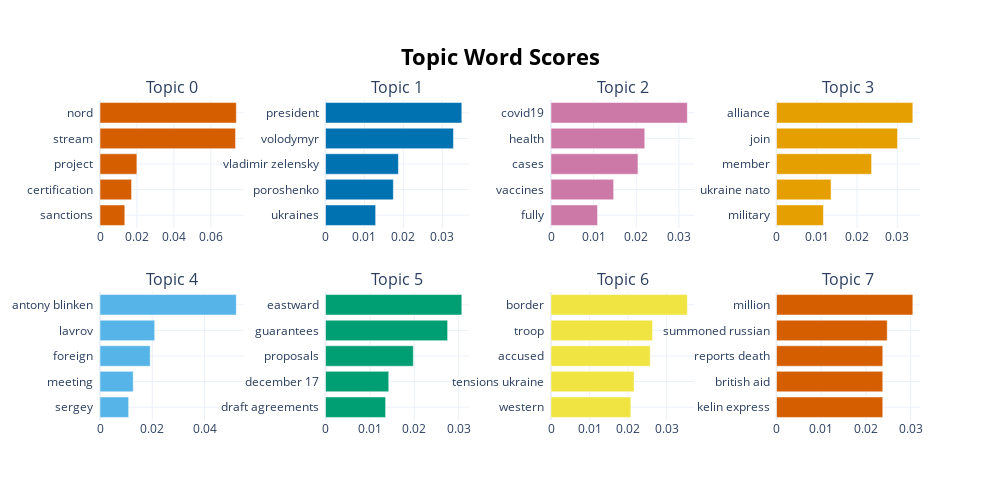

The notebook cell saved with this chart:
### Markdown cell above
### Topic word proability bar chart

### Code cell
# fig = topic_model.visualize_barchart()
# fig.write_html("path/to/file.html")
topic_model.visualize_barchart()

### Figure 1 — Plotly figure (JSON) as saved in the notebook; plotly's stock layout.template omitted (floating-point values rounded to 4 significant figures)
{"data": [{"marker": {"color": "#D55E00"}, "orientation": "h", "type": "bar", "x": [0.01344, 0.0171, 0.01998, 0.07343, 0.07385], "xaxis": "x", "y": ["sanctions  ", "certification  ", "project  ", "stream  ", "nord  "], "yaxis": "y"}, {"marker": {"color": "#0072B2"}, "orientation": "h", "type": "bar", "x": [0.01288, 0.01743, 0.01873, 0.03286, 0.03502], "xaxis": "x2", "y": ["ukraines  ", "poroshenko  ", "vladimir zelensky  ", "volodymyr  ", "president  "], "yaxis": "y2"}, {"marker": {"color": "#CC79A7"}, "orientation": "h", "type": "bar", "x": [0.01092, 0.0147, 0.0204, 0.022, 0.03198], "xaxis": "x3", "y": ["fully  ", "vaccines  ", "cases  ", "health  ", "covid19  "], "yaxis": "y3"}, {"marker": {"color": "#E69F00"}, "orientation": "h", "type": "bar", "x": [0.01165, 0.01355, 0.0236, 0.03004, 0.03384], "xaxis": "x4", "y": ["military  ", "ukraine nato  ", "member  ", "join  ", "alliance  "], "yaxis": "y4"}, {"marker": {"color": "#56B4E9"}, "orientation": "h", "type": "bar", "x": [0.01097, 0.0127, 0.01919, 0.02093, 0.05215], "xaxis": "x5", "y": ["sergey  ", "meeting  ", "foreign  ", "lavrov  ", "antony blinken  "], "yaxis": "y5"}, {"marker": {"color": "#009E73"}, "orientation": "h", "type": "bar", "x": [0.01354, 0.01425, 0.01979, 0.02752, 0.03072], "xaxis": "x6", "y": ["draft agreements  ", "december 17  ", "proposals  ", "guarantees  ", "eastward  "], "yaxis": "y6"}, {"marker": {"color": "#F0E442"}, "orientation": "h", "type": "bar", "x": [0.02072, 0.02156, 0.02574, 0.02636, 0.03537], "xaxis": "x7", "y": ["western  ", "tensions ukraine  ", "accused  ", "troop  ", "border  "], "yaxis": "y7"}, {"marker": {"color": "#D55E00"}, "orientation": "h", "type": "bar", "x": [0.02378, 0.02378, 0.02378, 0.02477, 0.0305], "xaxis": "x8", "y": ["kelin express  ", "british aid  ", "reports death  ", "summoned russian  ", "million  "], "yaxis": "y8"}], "layout": {"annotations": [{"font": {"size": 16}, "showarrow": false, "text": "Topic 0", "x": 0.0875, "xanchor": "center", "xref": "paper", "y": 1, "yanchor": "bottom", "yref": "paper"}, {"font": {"size": 16}, "showarrow": false, "text": "Topic 1", "x": 0.3625, "xanchor": "center", "xref": "paper", "y": 1, "yanchor": "bottom", "yref": "paper"}, {"font": {"size": 16}, "showarrow": false, "text": "Topic 2", "x": 0.6375, "xanchor": "center", "xref": "paper", "y": 1, "yanchor": "bottom", "yref": "paper"}, {"font": {"size": 16}, "showarrow": false, "text": "Topic 3", "x": 0.9125, "xanchor": "center", "xref": "paper", "y": 1, "yanchor": "bottom", "yref": "paper"}, {"font": {"size": 16}, "showarrow": false, "text": "Topic 4", "x": 0.0875, "xanchor": "center", "xref": "paper", "y": 0.4, "yanchor": "bottom", "yref": "paper"}, {"font": {"size": 16}, "showarrow": false, "text": "Topic 5", "x": 0.3625, "xanchor": "center", "xref": "paper", "y": 0.4, "yanchor": "bottom", "yref": "paper"}, {"font": {"size": 16}, "showarrow": false, "text": "Topic 6", "x": 0.6375, "xanchor": "center", "xref": "paper", "y": 0.4, "yanchor": "bottom", "yref": "paper"}, {"font": {"size": 16}, "showarrow": false, "text": "Topic 7", "x": 0.9125, "xanchor": "center", "xref": "paper", "y": 0.4, "yanchor": "bottom", "yref": "paper"}], "height": 500, "hoverlabel": {"bgcolor": "white", "font": {"family": "Rockwell", "size": 16}}, "showlegend": false, "title": {"font": {"color": "Black", "size": 22}, "text": "<b>Topic Word Scores", "x": 0.5, "xanchor": "center", "yanchor": "top"}, "width": 1000, "xaxis": {"anchor": "y", "autorange": true, "domain": [0, 0.175], "range": [0, 0.07774], "showgrid": true, "type": "linear"}, "xaxis2": {"anchor": "y2", "autorange": true, "domain": [0.275, 0.45], "range": [0, 0.03686], "showgrid": true, "type": "linear"}, "xaxis3": {"anchor": "y3", "autorange": true, "domain": [0.55, 0.725], "range": [0, 0.03366], "showgrid": true, "type": "linear"}, "xaxis4": {"anchor": "y4", "autorange": true, "domain": [0.825, 1], "range": [0, 0.03562], "showgrid": true, "type": "linear"}, "xaxis5": {"anchor": "y5", "autorange": true, "domain": [0, 0.175], "range": [0, 0.0549], "showgrid": true, "type": "linear"}, "xaxis6": {"anchor": "y6", "autorange": true, "domain": [0.275, 0.45], "range": [0, 0.03233], "showgrid": true, "type": "linear"}, "xaxis7": {"anchor": "y7", "autorange": true, "domain": [0.55, 0.725], "range": [0, 0.03724], "showgrid": true, "type": "linear"}, "xaxis8": {"anchor": "y8", "autorange": true, "domain": [0.825, 1], "range": [0, 0.03211], "showgrid": true, "type": "linear"}, "yaxis": {"anchor": "x", "autorange": true, "domain": [0.6, 1], "range": [-0.5, 4.5], "showgrid": true, "type": "category"}, "yaxis2": {"anchor": "x2", "autorange": true, "domain": [0.6, 1], "range": [-0.5, 4.5], "showgrid": true, "type": "category"}, "yaxis3": {"anchor": "x3", "autorange": true, "domain": [0.6, 1], "range": [-0.5, 4.5], "showgrid": true, "type": "category"}, "yaxis4": {"anchor": "x4", "autorange": true, "domain": [0.6, 1], "range": [-0.5, 4.5], "showgrid": true, "type": "category"}, "yaxis5": {"anchor": "x5", "autorange": true, "domain": [0, 0.4], "range": [-0.5, 4.5], "showgrid": true, "type": "category"}, "yaxis6": {"anchor": "x6", "autorange": true, "domain": [0, 0.4], "range": [-0.5, 4.5], "showgrid": true, "type": "category"}, "yaxis7": {"anchor": "x7", "autorange": true, "domain": [0, 0.4], "range": [-0.5, 4.5], "showgrid": true, "type": "category"}, "yaxis8": {"anchor": "x8", "autorange": true, "domain": [0, 0.4], "range": [-0.5, 4.5], "showgrid": true, "type": "category"}}}
